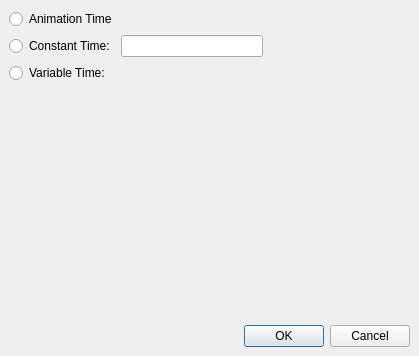
<ui version="4.0" >
 <class>pqPipelineTimeKeyFrameEditor</class>
 <widget class="QDialog" name="pqPipelineTimeKeyFrameEditor" >
  <property name="geometry" >
   <rect>
    <x>0</x>
    <y>0</y>
    <width>419</width>
    <height>356</height>
   </rect>
  </property>
  <property name="windowTitle" >
   <string>Dialog</string>
  </property>
  <layout class="QGridLayout" >
   <property name="margin" >
    <number>9</number>
   </property>
   <property name="spacing" >
    <number>6</number>
   </property>
   <item row="1" column="1" >
    <widget class="QLineEdit" name="constantTime" />
   </item>
   <item row="3" column="0" >
    <spacer>
     <property name="orientation" >
      <enum>Qt::Vertical</enum>
     </property>
     <property name="sizeHint" >
      <size>
       <width>20</width>
       <height>40</height>
      </size>
     </property>
    </spacer>
   </item>
   <item row="2" column="0" >
    <widget class="QRadioButton" name="variableRadio" >
     <property name="text" >
      <string>Variable Time:</string>
     </property>
    </widget>
   </item>
   <item row="4" column="0" colspan="3" >
    <widget class="QDialogButtonBox" name="buttonBox" >
     <property name="orientation" >
      <enum>Qt::Horizontal</enum>
     </property>
     <property name="standardButtons" >
      <set>QDialogButtonBox::Cancel|QDialogButtonBox::NoButton|QDialogButtonBox::Ok</set>
     </property>
    </widget>
   </item>
   <item row="1" column="2" >
    <spacer>
     <property name="orientation" >
      <enum>Qt::Horizontal</enum>
     </property>
     <property name="sizeHint" >
      <size>
       <width>40</width>
       <height>20</height>
      </size>
     </property>
    </spacer>
   </item>
   <item row="1" column="0" >
    <widget class="QRadioButton" name="constantRadio" >
     <property name="text" >
      <string>Constant Time:</string>
     </property>
    </widget>
   </item>
   <item rowspan="2" row="2" column="1" colspan="2" >
    <widget class="QWidget" native="1" name="container" >
     <property name="sizePolicy" >
      <sizepolicy>
       <hsizetype>5</hsizetype>
       <vsizetype>5</vsizetype>
       <horstretch>0</horstretch>
       <verstretch>0</verstretch>
      </sizepolicy>
     </property>
    </widget>
   </item>
   <item row="0" column="0" colspan="2" >
    <widget class="QRadioButton" name="noneRadio" >
     <property name="text" >
      <string>Animation Time</string>
     </property>
    </widget>
   </item>
  </layout>
 </widget>
 <resources/>
 <connections>
  <connection>
   <sender>buttonBox</sender>
   <signal>accepted()</signal>
   <receiver>pqPipelineTimeKeyFrameEditor</receiver>
   <slot>accept()</slot>
   <hints>
    <hint type="sourcelabel" >
     <x>248</x>
     <y>254</y>
    </hint>
    <hint type="destinationlabel" >
     <x>157</x>
     <y>274</y>
    </hint>
   </hints>
  </connection>
  <connection>
   <sender>buttonBox</sender>
   <signal>rejected()</signal>
   <receiver>pqPipelineTimeKeyFrameEditor</receiver>
   <slot>reject()</slot>
   <hints>
    <hint type="sourcelabel" >
     <x>316</x>
     <y>260</y>
    </hint>
    <hint type="destinationlabel" >
     <x>286</x>
     <y>274</y>
    </hint>
   </hints>
  </connection>
 </connections>
</ui>
